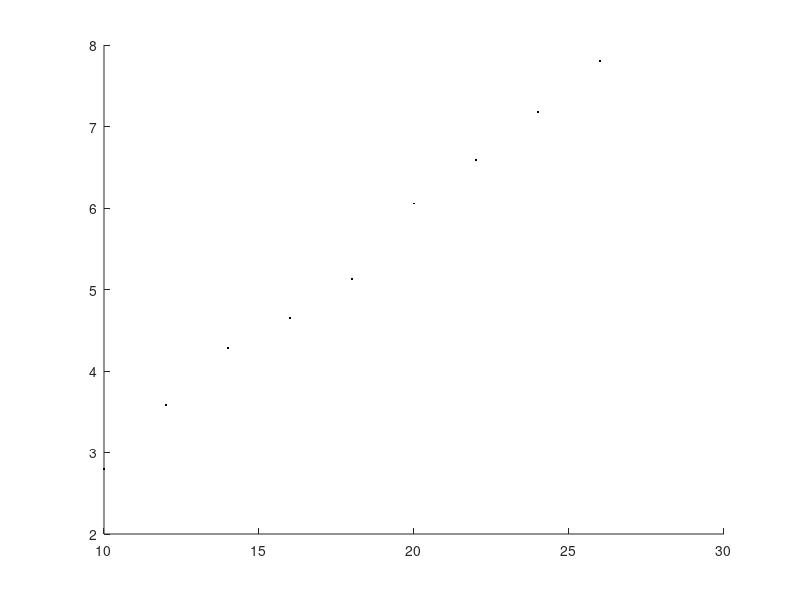

This chart was generated by the following MATLAB code:
u =(10:2:26);
i =[0.065 0.081 0.099 0.117 0.137 0.156 0.177 0.200 0.220];
v1=[2.795 3.582 4.286 4.648 5.133 6.056 6.587 7.180 7.803];
r=0.5*103.84*10^(-3);
s=pi*r*r;
rho=1.185;
p0=u.*i
p1=0.5.*rho.*s.*(v1.^3)
ita=p1./p0

uv=scatter(u, v1, 20, 'k', '.');
